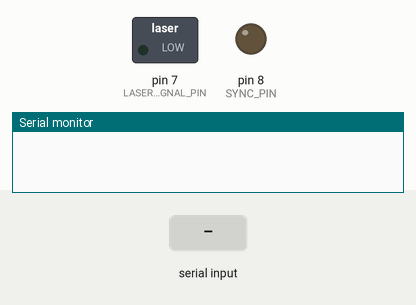
A sketch run on a simulated Arduino Uno, built with avr-gcc and run on an emulated ATmega328P. Parts: switched loads named in the sketch (green lamp = pin HIGH), output pins drawn as LEDs (lit = HIGH), the last lines printed to the serial monitor. The test bench sets the inputs (shaded band).

Above: at 1.2 s.
1.3 s: "LASER.ON\n" received over Serial
At 2.9 s:
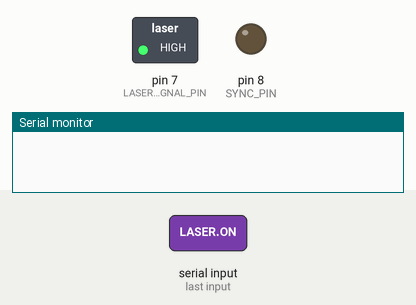
3.8 s: "1\n" received over Serial
At 5.4 s:
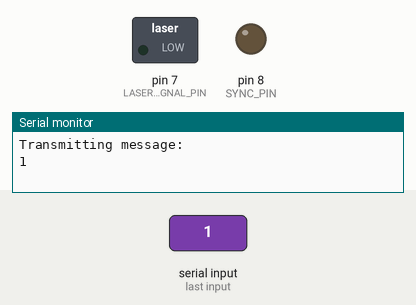
Timing chart, 0 to 6.9 s (numbered marks = the images above; inputs shaded):
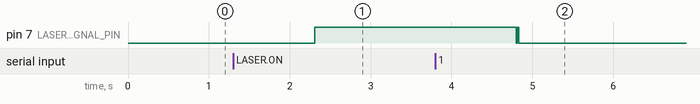

Measured:
- after the input at 1.3 s, pin 7 (LASER_SIGNAL_PIN): LOW → HIGH after 1.0 s
- after the input at 3.8 s, pin 7 (LASER_SIGNAL_PIN): HIGH → LOW after 1.0 s, → HIGH 0.01 s later, → LOW 0.01 s later

The sketch:

laser_controller.ino
```cpp
#define LASER_SIGNAL_PIN 7
#define SYNC_PIN 8
#define LSB_MASK 0x01
#define PULSE_TIME 7000

String message = "";

// Transmit data over laser
void transmit(char c) {
  for (int i = 7; i >= 0; i--) {
    uint8_t bin = c >> i & LSB_MASK; // Get digit by digit (0 or 1)
    digitalWrite(SYNC_PIN, HIGH);
    digitalWrite(LASER_SIGNAL_PIN, bin); // and transmit it over laser
    digitalWrite(SYNC_PIN, LOW);
    delayMicroseconds(PULSE_TIME);
  }
}

// Setup
void setup() {
  Serial.begin(9600);
  pinMode(LASER_SIGNAL_PIN, OUTPUT);

  pinMode(SYNC_PIN, OUTPUT);
  digitalWrite(SYNC_PIN, LOW);
}

// Main loop
void loop() {
  while (Serial.available() == 0) {}
  message = Serial.readString();
  message.trim();

  if (message == "LASER.ON")
  {
    digitalWrite(LASER_SIGNAL_PIN, HIGH);
    return;
  }
  else if (message == "LASER.OFF")
  {
    digitalWrite(LASER_SIGNAL_PIN, LOW);
    return;
  }
  Serial.println("Transmitting message: ");
  Serial.print(message);
  Serial.print("\n");;

  // Actual message transmit
  for (size_t i = 0; i <= message.length(); i++) {
    char c = message.charAt(i);
    transmit(c);
  }

  // Set laser pin to low after transmitting and wait 5 seconds
  digitalWrite(LASER_SIGNAL_PIN, LOW);
}
```
